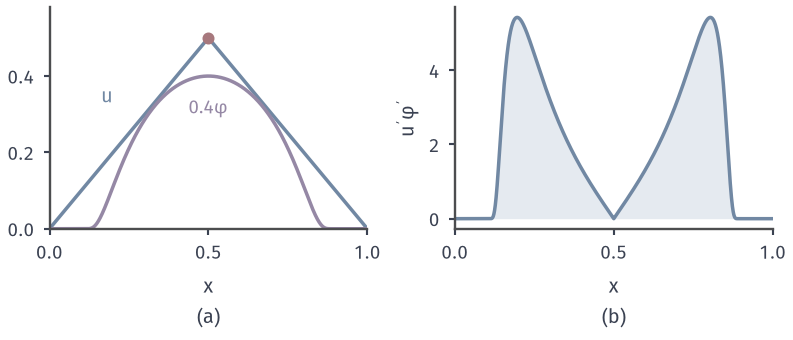

Reproduce this figure in Python.
from pathlib import Path
import sys
ROOT = next(p for p in Path(__file__).resolve().parents if (p/'build.sh').is_file() and (p/'tex/book.tex').is_file())
sys.path.insert(0, str(ROOT/'figures/06-differential-equations/02-partial-differential-equations/matplotlib/pdeprob-common'))
from pdeprob_common import *
# Target: min(x,1-x) has u''=0 a.e. but fails the weak equation; a bump probe reads the kink.
fig, axs = figure(width_mm=112, height_mm=48, ncols=2)
X=np.linspace(0,1,4001)
r=(X-.5)/.4; phi=np.zeros_like(X); m=np.abs(r)<1; phi[m]=np.exp(1-1/(1-r[m]**2))
dphi=np.gradient(phi,X); up=np.where(X<.5,1.0,-1.0)
ax=axs[0]; style(ax); ax.plot(X,np.minimum(X,1-X),color=BLUE,lw=1.4); ax.plot(X,.4*phi,color=PURPLE,lw=1.4)
ax.plot([.5],[.5],'o',ms=3.8,color=RED)
ax.text(.2,.33,'$u$',color=BLUE,ha='right'); ax.text(.5,.3,r'$0.4\varphi$',color=PURPLE,ha='center',fontsize=7.5)
ax.set_ylim(0,.58); ax.set_xlim(0,1); ax.set_xticks([0,.5,1]); sub(ax,'a','$x$')
ax=axs[1]; style(ax); y=up*dphi; ax.fill_between(X,0,y,color=BLUE_FILL,lw=0); ax.plot(X,y,color=BLUE,lw=1.4)
ax.set_xlim(0,1); ax.set_xticks([0,.5,1]); ax.set_ylabel(r"$u'\varphi'$"); sub(ax,'b','$x$')
I=float(np.trapezoid(y,X))
save(fig, Path(__file__).resolve().parent, 'figure', {'formula':'phi=exp(1-1/(1-r^2)), r=(x-.5)/.4','integral_uprime_phiprime':I}); print(I)
